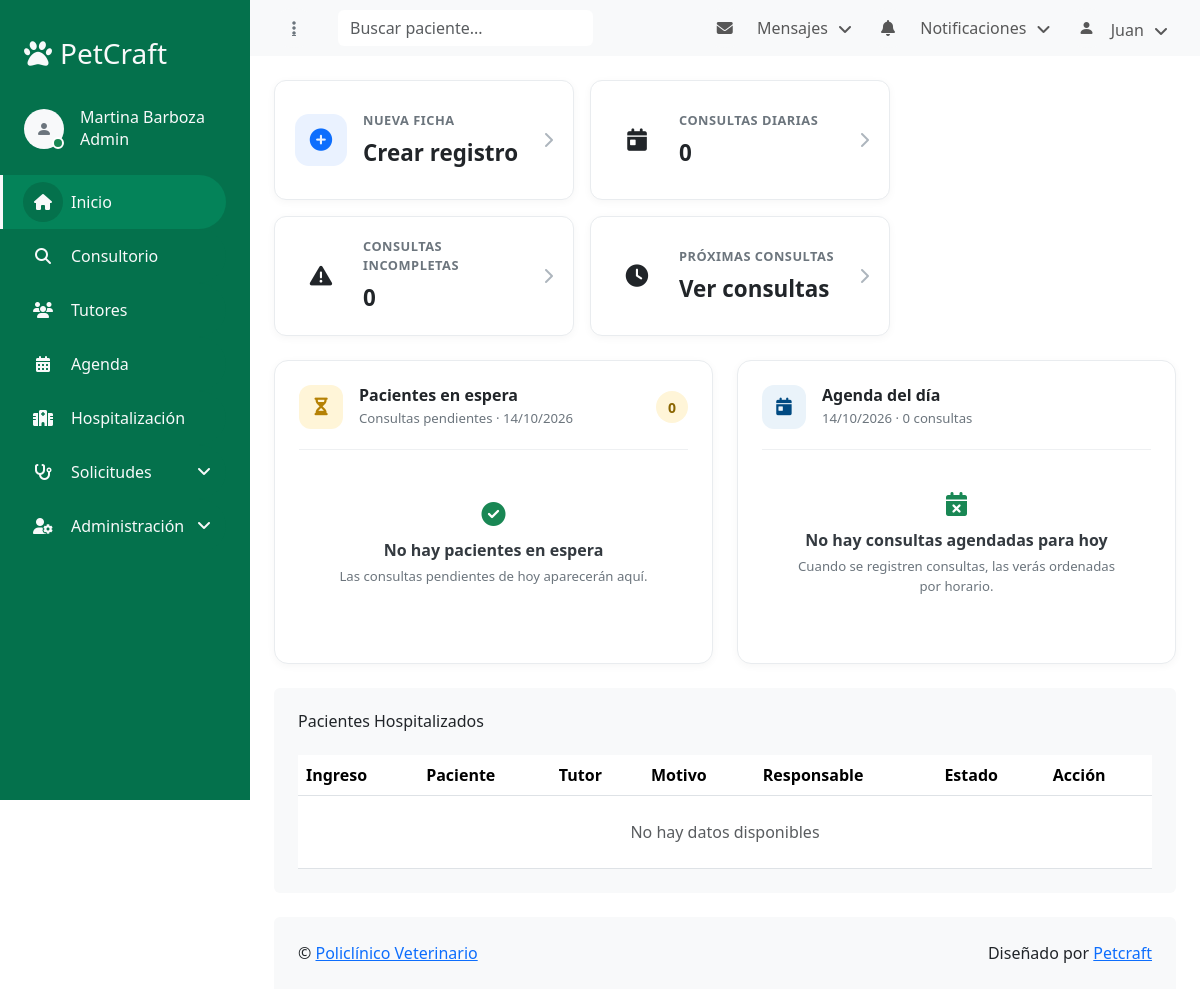
The page /dashboard (signed in) on the database as committed earlier.
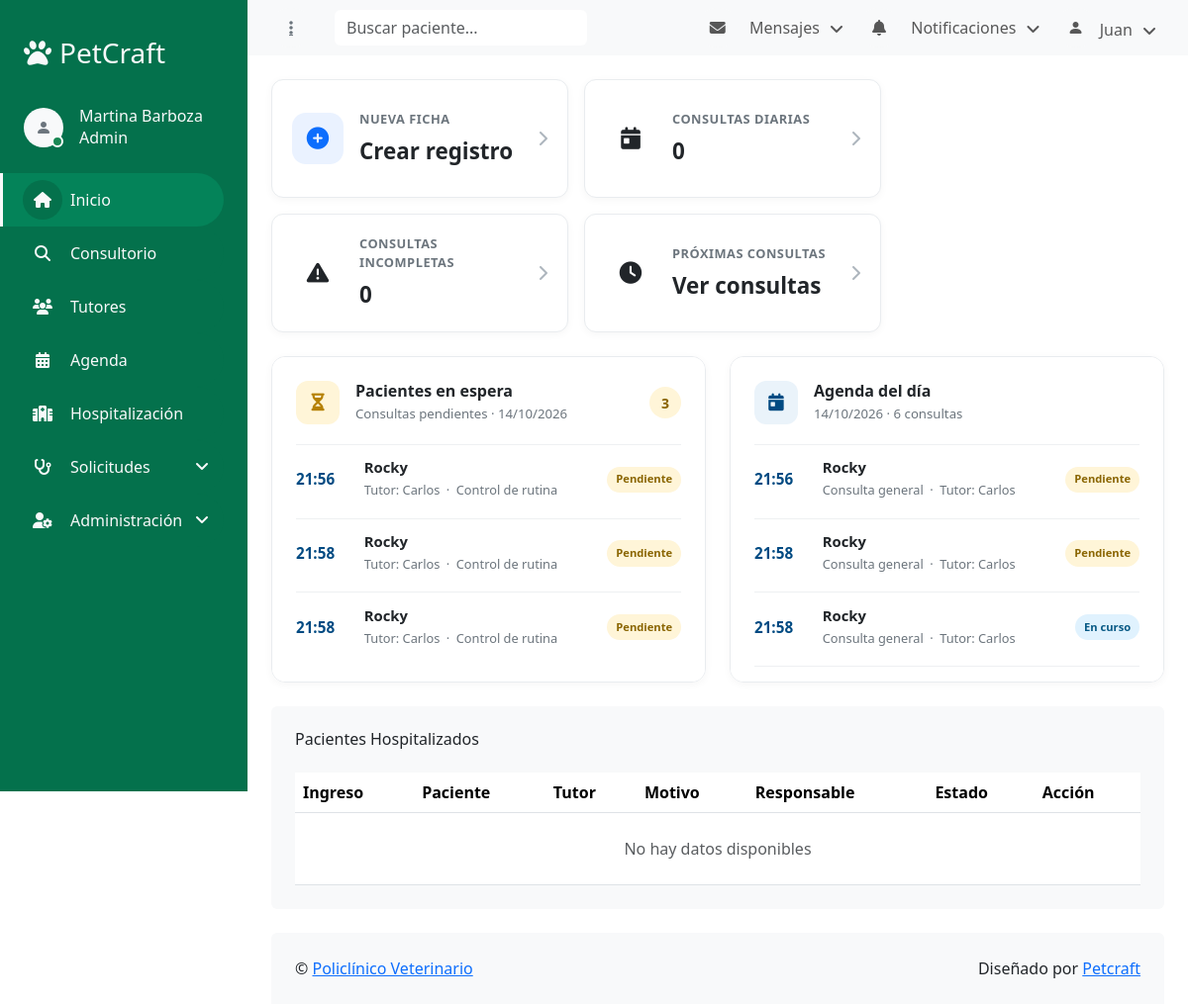
The same page on the database as committed later.
### tables this page shows
CREATE TABLE `CONSULTA` (
  `id_Consulta` int(11) NOT NULL,
  `id_Paciente` int(11) NOT NULL,
  `tipo_Consulta` varchar(100) DEFAULT NULL,
  `fecha_hora_Consulta` datetime NOT NULL,
  `estado_proceso_Consulta` varchar(50) DEFAULT 'Pendiente',
  `resultado_final_Consulta` varchar(100) DEFAULT NULL,
  `fecha_proximo_control_Consulta` date DEFAULT NULL,
  `fecha_fin_Consulta` date DEFAULT NULL,
  `motivo_Consulta` text DEFAULT NULL
);

CREATE TABLE `PACIENTE` (
  `id_Paciente` int(11) NOT NULL,
  `id_Tutor` int(11) NOT NULL,
  `id_Raza` int(11) DEFAULT NULL,
  `numchip_Paciente` varchar(26) DEFAULT NULL,
  `nombre_Paciente` varchar(100) NOT NULL,
  `fecha_nac_Paciente` date DEFAULT NULL,
  `edad_Paciente` int(11) DEFAULT NULL,
  `sexo_Paciente` varchar(30) DEFAULT NULL,
  `color_Paciente` varchar(50) DEFAULT NULL,
  `foto_Paciente` varchar(255) DEFAULT NULL,
  `datecreate_Paciente` timestamp NULL DEFAULT current_timestamp(),
  `dateupdate_Paciente` timestamp NULL DEFAULT current_timestamp() ON UPDATE current_timestamp()
);

CREATE TABLE `TUTOR` (
  `id_Tutor` int(11) NOT NULL,
  `documento_Tutor` varchar(20) NOT NULL,
  `nombre_Tutor` varchar(150) NOT NULL,
  `telefono_Tutor` varchar(50) DEFAULT NULL,
  `direccion_Tutor` varchar(255) DEFAULT NULL,
  `email_Tutor` varchar(150) DEFAULT NULL,
  `notas_Tutor` text DEFAULT NULL,
  `datecreate_Tutor` timestamp NULL DEFAULT current_timestamp(),
  `dateupdate_Tutor` timestamp NULL DEFAULT current_timestamp() ON UPDATE current_timestamp()
);

### backend/Controllers/DashboardController.php (called while the page is built, shortened)
<?php
class DashboardController extends Controller
{
    public function index()
    {
        $fechaActual = new DateTimeImmutable('today');
        $modeloDashboard = $this->model('DashboardModel');
        $consultasDelDia = $modeloDashboard->obtenerConsultasDelDia($fechaActual);
        $agendaDelDia = [];
        $pacientesEnEspera = [];
        foreach ($consultasDelDia as $consulta) {
            $consultaParaVista = [
                'hora' => substr($consulta['fecha_hora'], 11, 5),
                'fecha_hora' => $consulta['fecha_hora'],
                'tipo' => $consulta['tipo'] ?: 'Consulta',
                'estado' => $consulta['estado'] ?: 'Sin estado',
                'clase_estado' => $this->obtenerClaseEstado($consulta['estado']),
                'motivo' => $consulta['motivo'],
                'nombre_paciente' => $consulta['nombre_paciente'],
                'nombre_tutor' => $consulta['nombre_tutor'],
            ];
            $agendaDelDia[] = $consultaParaVista;
            if (strtolower(trim((string) $consulta['estado'])) === 'pendiente') {
                $pacientesEnEspera[] = $consultaParaVista;
            }
        }
        $this->view('dashboard/index', [
            'agendaDelDia' => $agendaDelDia,
            'pacientesEnEspera' => $pacientesEnEspera,
            'fechaDelDashboard' => $fechaActual->format('d/m/Y'),
        ]);
    }
    private function obtenerClaseEstado(?string $estado): string
    {
        switch (strtolower(trim((string) $estado))) {
            case 'pendiente':
                return 'dashboard-status--pending';
            case 'en curso':
                return 'dashboard-status--active';
            case 'finalizada':
                return 'dashboard-status--complete';
        }
    }
}

### backend/Core/Router.php (called while the page is built, shortened)
<?php
class Router{
    private array $routes = [];
    public function get(string $uri, array $action): void{
        $this->routes['GET'][$uri] = $action;
    }
    public function post(string $uri, array $action): void
    {
        $this->routes['POST'][$uri] = $action;
    }
    public function dispatch(string $uri, string $method): void
    {
        [$controller, $action] = $this->routes[$method][$uri];
        $controller = new $controller();
        $controller->$action();
    }
}

### public/index.php (called while the page is built, shortened)
<?php
require_once __DIR__ . '/../config/config.php';
require_once APP_PATH . '/../backend/Core/Router.php';
require_once APP_PATH . '/Core/Database.php';
require_once APP_PATH . '/Core/Model.php';
require_once APP_PATH . '/Core/Controller.php';
require_once APP_PATH . '/Controllers/DashboardController.php';
$router = new Router();
$uri = parse_url($_SERVER['REQUEST_URI'], PHP_URL_PATH);
$method = $_SERVER['REQUEST_METHOD'];
$router->dispatch($uri, $method);

### backend/Db/config.php (called while the page is built)
<?php
return [
    'DB_HOST' => 'db',
    'DB_USER' => 'user',
    'DB_PASS' => '123456',
    'DB_NAME' => 'policlinico_db',
    'SECRET'  => '',
];

### backend/Core/Database.php (called while the page is built, shortened)
<?php
class Database
{
    private static ?mysqli $conn = null;
    public static function getConnection(): mysqli
    {
        if (self::$conn === null) {
            $config = require __DIR__ . '/../Db/config.php';
            try {
                self::$conn = new mysqli(
                    $config['DB_HOST'],
                    $config['DB_USER'],
                    $config['DB_PASS'],
                    $config['DB_NAME']
                );
                self::$conn->set_charset('utf8mb4');
            } catch (mysqli_sql_exception $e) {
                error_log(sprintf(
                    'Error de conexión a la base de datos [host=%s, db=%s]: %s',
                    $config['DB_HOST'],
                    $config['DB_NAME'],
                    $e->getMessage()
                ));
                throw new Exception('No se pudo conectar a la base de datos.');
            }
        }
        return self::$conn;
    }
}

### backend/Core/Model.php (called while the page is built, shortened)
<?php
class Model
{
    public function __construct()
    {
        $this->db = Database::getConnection();
    }
}

### backend/Models/DashboardModel.php (called while the page is built, shortened)
<?php
class DashboardModel extends Model
{
    public function obtenerConsultasDelDia(DateTimeImmutable $fecha): array
    {
        $inicioDelDia = $fecha->setTime(0, 0)->format('Y-m-d H:i:s');
        $inicioDelDiaSiguiente = $fecha->modify('+1 day')->setTime(0, 0)->format('Y-m-d H:i:s');
        $stmt = $this->db->prepare(
            "SELECT
                c.fecha_hora_Consulta AS fecha_hora,
                c.tipo_Consulta AS tipo,
                c.estado_proceso_Consulta AS estado,
                c.motivo_Consulta AS motivo,
                p.nombre_Paciente AS nombre_paciente,
                t.nombre_Tutor AS nombre_tutor
             FROM CONSULTA c
             INNER JOIN PACIENTE p ON p.id_Paciente = c.id_Paciente
             INNER JOIN TUTOR t ON t.id_Tutor = p.id_Tutor
             WHERE c.fecha_hora_Consulta >= ?
               AND c.fecha_hora_Consulta < ?
             ORDER BY c.fecha_hora_Consulta ASC"
        );
        $stmt->bind_param('ss', $inicioDelDia, $inicioDelDiaSiguiente);
        $stmt->execute();
        $consultas = $stmt->get_result()->fetch_all(MYSQLI_ASSOC);
        return $consultas;
    }
}

### backend/Views/dashboard/index.php (the view, shortened to what the rows shown need)
<div class="container-fluid pt-4 px-4">
    <div class="row g-4">
        <div class="col-sm-12 col-xl-6">
            <section class="dashboard-panel" aria-labelledby="waiting-title">
                <div class="dashboard-panel__header">
                    <div class="d-flex align-items-center gap-3">
                        <div>
                            <h2 class="dashboard-panel__title" id="waiting-title">Pacientes en espera</h2>
                        </div>
                    </div>
                </div>
                <?php if ($pacientesEnEspera): ?>
                    <ul class="dashboard-list">
                        <?php foreach ($pacientesEnEspera as $pacienteEnEspera): ?>
                            <li class="dashboard-list__item">
                                <time class="dashboard-list__time" datetime="<?= htmlspecialchars($pacienteEnEspera['fecha_hora'], ENT_QUOTES, 'UTF-8') ?>">
                                    <?= htmlspecialchars($pacienteEnEspera['hora'], ENT_QUOTES, 'UTF-8') ?>
                                </time>
                                <div class="dashboard-list__details">
                                    <h3 class="dashboard-list__name"><?= htmlspecialchars($pacienteEnEspera['nombre_paciente'], ENT_QUOTES, 'UTF-8') ?></h3>
                                    <p class="dashboard-list__meta">
                                        Tutor: <?= htmlspecialchars($pacienteEnEspera['nombre_tutor'], ENT_QUOTES, 'UTF-8') ?>
                                        <?php if (!empty($pacienteEnEspera['motivo'])): ?>
                                            <span class="dashboard-list__separator" aria-hidden="true">·</span>
                                            <?= htmlspecialchars($pacienteEnEspera['motivo'], ENT_QUOTES, 'UTF-8') ?>
                                        <?php endif; ?>
                                    </p>
                                </div>
                                <span class="dashboard-status dashboard-status--pending">Pendiente</span>
                            </li>
                        <?php endforeach; ?>
                    </ul>
                <?php endif; ?>
            </section>
        </div>
        <div class="col-sm-12 col-xl-6">
            <section class="dashboard-panel" aria-labelledby="schedule-title">
                <div class="dashboard-panel__header">
                    <div class="d-flex align-items-center gap-3">
                        <div>
                            <h2 class="dashboard-panel__title" id="schedule-title">Agenda del día</h2>
                        </div>
                    </div>
                </div>
                <?php if ($agendaDelDia): ?>
                    <ol class="dashboard-list dashboard-list--schedule">
                        <?php foreach ($agendaDelDia as $consulta): ?>
                            <li class="dashboard-list__item">
                                <time class="dashboard-list__time" datetime="<?= htmlspecialchars($consulta['fecha_hora'], ENT_QUOTES, 'UTF-8') ?>">
                                    <?= htmlspecialchars($consulta['hora'], ENT_QUOTES, 'UTF-8') ?>
                                </time>
                                <div class="dashboard-list__details">
                                    <h3 class="dashboard-list__name"><?= htmlspecialchars($consulta['nombre_paciente'], ENT_QUOTES, 'UTF-8') ?></h3>
                                    <p class="dashboard-list__meta">
                                        <?= htmlspecialchars($consulta['tipo'], ENT_QUOTES, 'UTF-8') ?>
                                        <span class="dashboard-list__separator" aria-hidden="true">·</span>
                                        Tutor: <?= htmlspecialchars($consulta['nombre_tutor'], ENT_QUOTES, 'UTF-8') ?>
                                    </p>
                                </div>
                                <span class="dashboard-status <?= htmlspecialchars($consulta['clase_estado'], ENT_QUOTES, 'UTF-8') ?>">
                                    <?= htmlspecialchars($consulta['estado'], ENT_QUOTES, 'UTF-8') ?>
                                </span>
                            </li>
                        <?php endforeach; ?>
                    </ol>
                <?php endif; ?>
            </section>
        </div>
    </div>
</div>
<div class="container-fluid pt-4 px-4">
    <div class="bg-light text-center rounded p-4">
        <div class="table-responsive">
            <table class="table bg-transparent text-start align-middle table-hover mb-0">
                <thead>
                    <tr class="text-dark">
                        <th scope="col">Ingreso</th>
                        <th scope="col">Paciente</th>
                        <th scope="col">Tutor</th>
                        <th scope="col">Motivo</th>
                        <th scope="col">Responsable</th>
                        <th scope="col">Estado</th>
                        <th scope="col">Acción</th>
                    </tr>
                </thead>
            </table>
        </div>
    </div>
</div>

Rows that differ between the two databases and show on the page:
added consulta: hora "21:56", id_Paciente.nombre_Paciente "Rocky", tutor.nombre_Tutor "Carlos", motivo_Consulta "Control de rutina", tipo_Consulta "Consulta general", estado_proceso_Consulta "Pendiente"
added consulta: hora "21:58", id_Paciente.nombre_Paciente "Rocky", tutor.nombre_Tutor "Carlos", motivo_Consulta "Control de rutina", tipo_Consulta "Consulta general", estado_proceso_Consulta "Pendiente"
added consulta: hora "21:58", id_Paciente.nombre_Paciente "Rocky", tutor.nombre_Tutor "Carlos", motivo_Consulta "Control de rutina"
added consulta: hora "21:58", id_Paciente.nombre_Paciente "Rocky", tipo_Consulta "Consulta general", tutor.nombre_Tutor "Carlos", estado_proceso_Consulta "En curso", shown under "Agenda del día"
Other text that changed with them:
count($pacientesEnEspera): "0" → "3"
count($agendaDelDia): "0" → "6"
text no longer shown: "No hay pacientes en espera Las consultas pendientes de hoy aparecerán aquí. No hay consultas agendadas para hoy Cuando se registren consultas, las verás ordenadas por horario."
